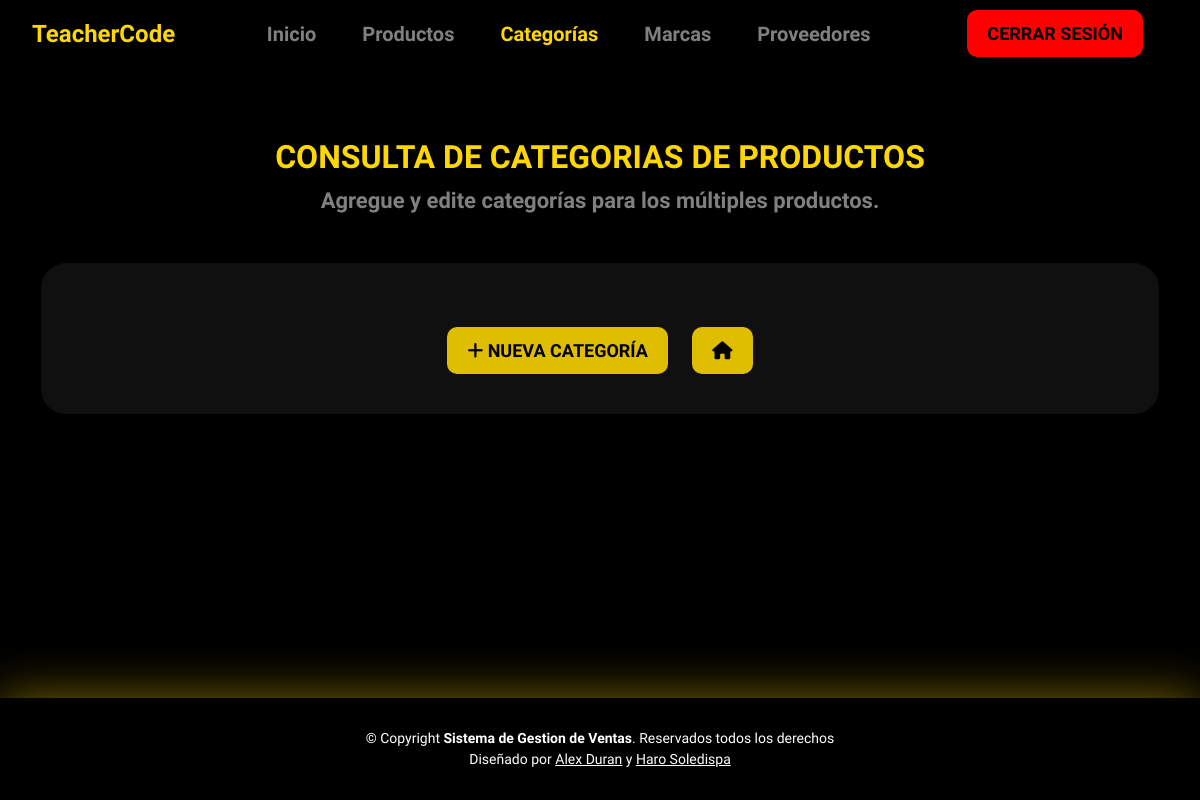
Before: /category_list/ (signed in) with the older database file.
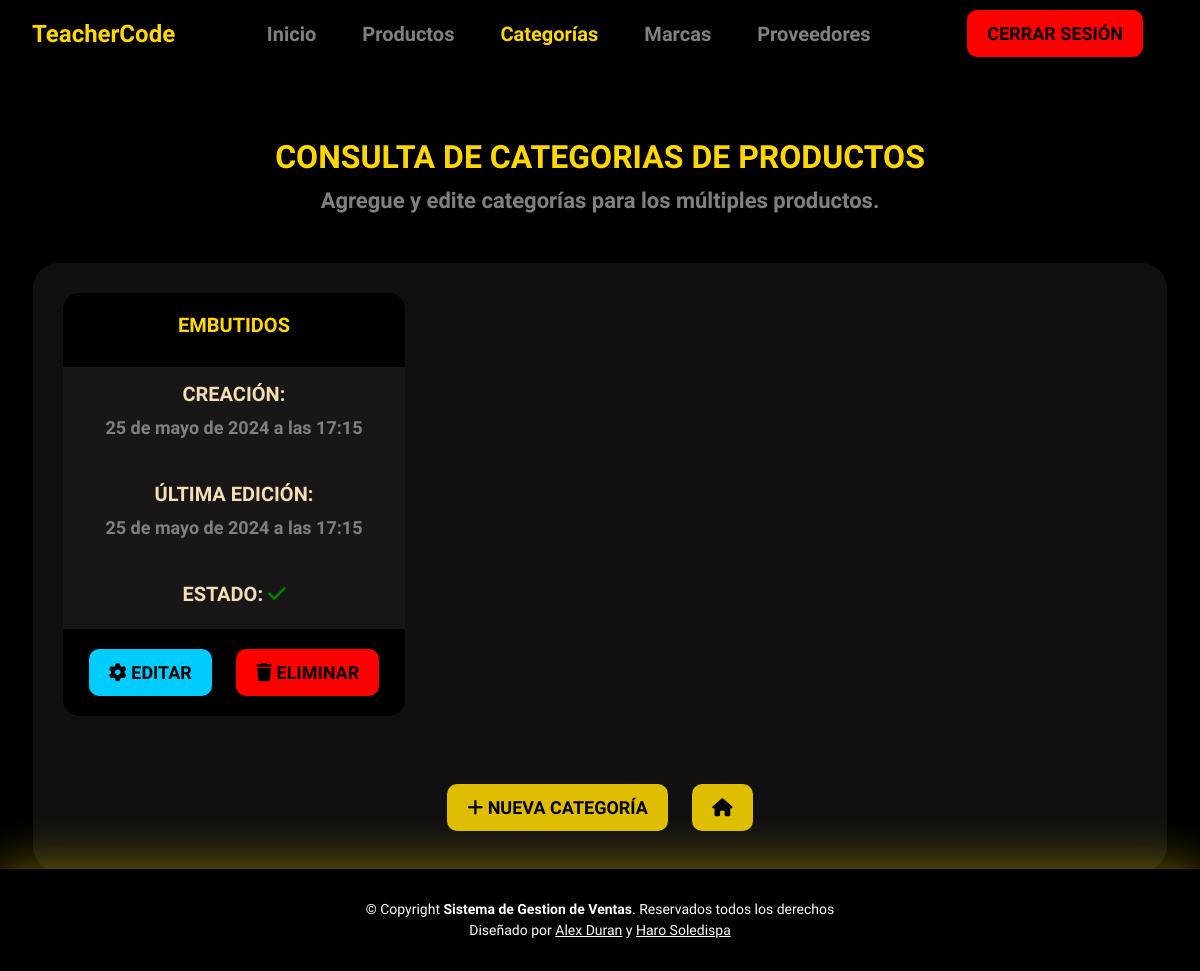
After: the same page with the newer database file.
### core/models.py (models this page shows, shortened)
class Category(models.Model):
    description = models.CharField('Categoría', max_length=100)
    user = models.ForeignKey(settings.AUTH_USER_MODEL, on_delete=models.CASCADE)
    created = models.DateTimeField(auto_now_add=True)
    updated = models.DateTimeField(auto_now=True)
    state = models.BooleanField('Estado', default=True)
    class Meta:
        verbose_name = 'Categoria'
        verbose_name_plural = 'Categorias'
        ordering = ['description']
        indexes = [models.Index(fields=['description'])]

### core/views.py (the view)
# urls.py: path('category_list/', views.category_List,name='category_list'),
def category_List(request):
    data = {"title1": "Categorias", "title2": "Consulta De Categorias De Productos"}
    categories = Category.objects.all()
    data["categories"] = categories
    return render(request, "core/categories/list.html", data)

### templates/core/categories/list.html (shortened to what this page needs)
{% extends 'base.html' %}
{% block content %}
<section id="home-modulos" class="mt-4 d-flex justify-content-center align-items-center" data-aos="fade-up" data-aos-delay="200">
    <div class="container text-center">
        <div class="row">
            <div class="col-lg-12">
                <div class="module-head">
                    <h2 class="title text-center">{{ title2 }}</h2>
                    <p>Agregue y edite categorías para los múltiples productos.</p>
                </div>
            </div>
            <div class="module-cards">
                <div class="row">
                    {% for item in categories %}
                    <div class="col-md-4 mb-4">
                        <div class="card card-custom">
                            <div class="card-header">
                                <h2 class="card-title">{{ item.description }}</h2>
                            </div>
                            <div class="card-body">
                                <h3>Creación: </h3><p>{{ item.created }}</p><br>
                                <h3>Última edición: </h3><p>{{ item.updated }}</p><br>
                                <h3>
                                    Estado:
                                    {% if item.state %}
                                    <i class="fa-solid fa-check" style="color: green;"></i>
                                    {% else %}
                                    <i class="fa-solid fa-square-minus" style="color: red;"></i>
                                    {% endif %}
                                </h3>
                            </div>
                            <div class="card-footer">
                                <a href="{% url 'core:category_update' item.id %}" class="btn btn-update"><i class="fa-solid fa-gear"></i> Editar</a>
                                <a class="btn btn-cancel" onclick="confirmDelete({{ item.id }})"><i class="fa-solid fa-trash"></i> Eliminar</a>
                            </div>
                        </div>
                    </div>
                    {% endfor %}
                </div>
                <div class="form-group text-center mt-4">
                    <a class="btn btn-details" href="{% url 'core:category_create' %}"><i class="fa-solid fa-plus"></i> Nueva categoría </a>
                    <a class="btn btn-details" href="{% url 'home' %}"><i class="fa-solid fa-house"></i></a>
                </div>
            </div>
        </div>
    </div>
</section>
{% endblock content %}

Changed rows visible on the page:
added Category: description "EMBUTIDOS", created "25 de mayo de 2024 a las 17:15", updated "25 de mayo de 2024 a las 17:15", state True (drawn)
